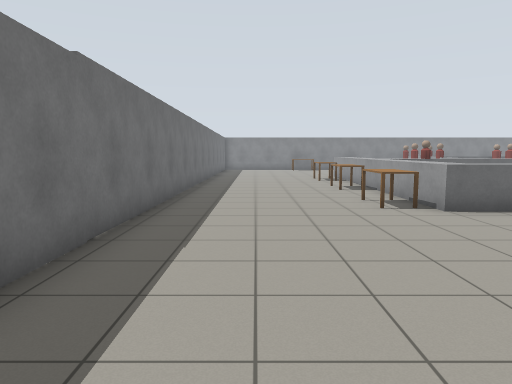
[1] (above)

17 first-person views from a walk through a robot-simulator world made for Gazebo. The camera is 1.2 m above the floor, tilts 6° down and sees 70° across. The floor is counted in squares, 1 m on a side. Each view is taken from the middle of a square. On the plan, view 1 faces up. The plan holds only what a view shows up to about 14 squares ahead; the rest is blank. The place goes on beyond the plan. Some stock models are drawn as simple stand-ins.

[2]
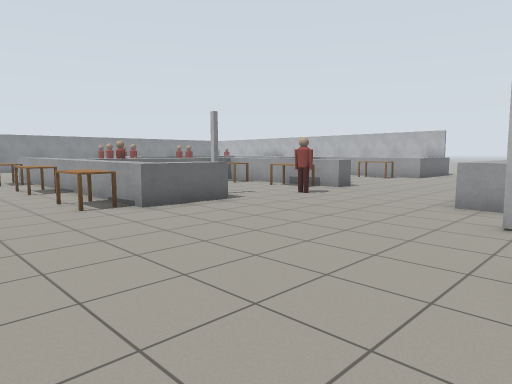

[3]
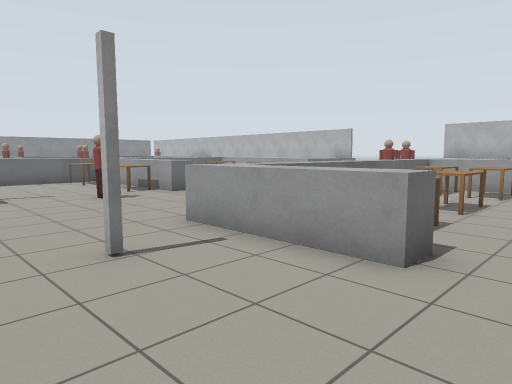

[4]
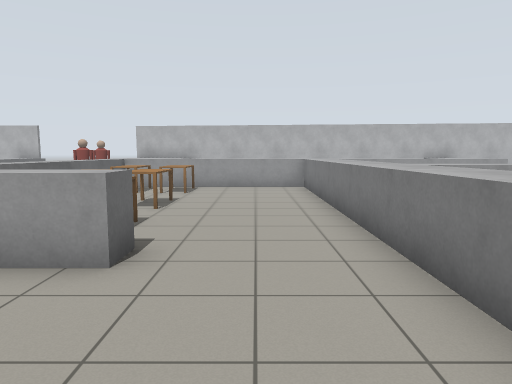

[5]
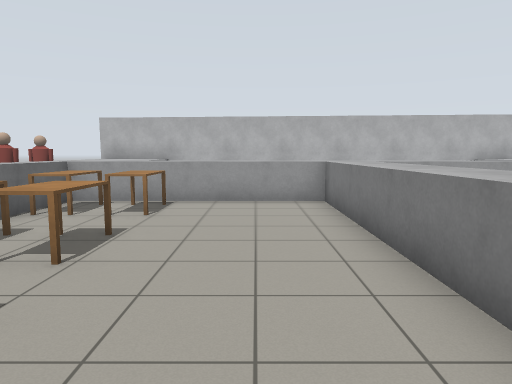

[6]
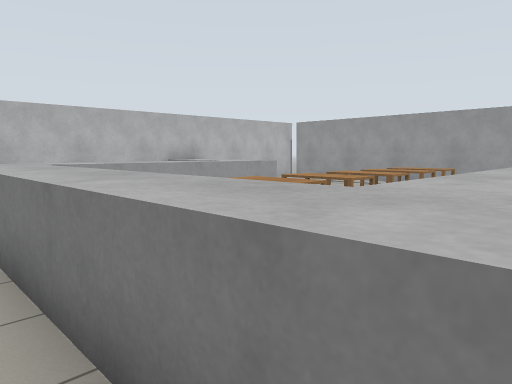

[7]
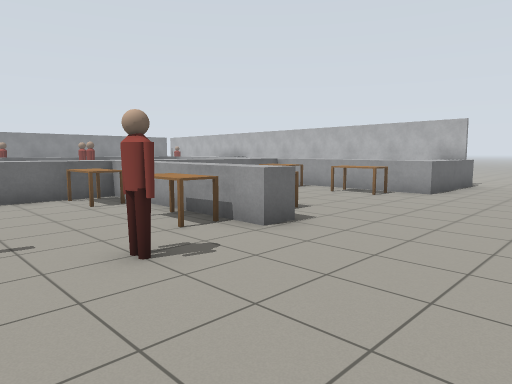

[8]
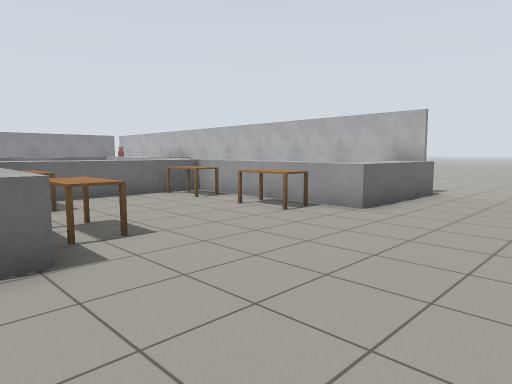

[9]
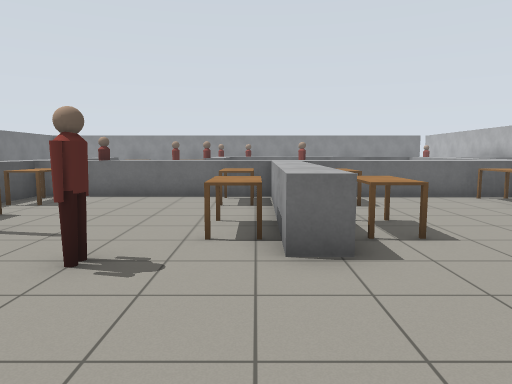

[10]
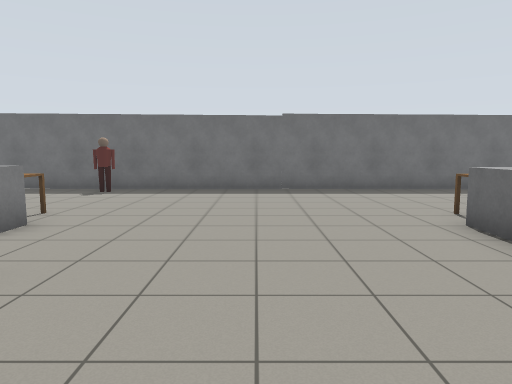

[11]
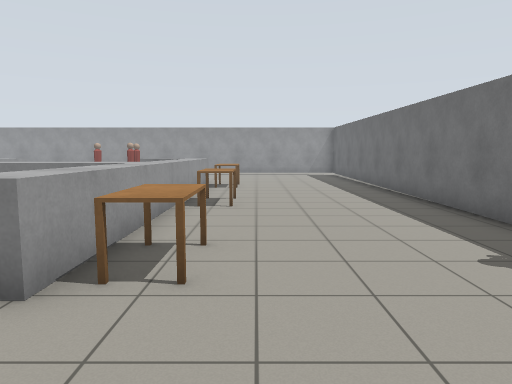

[12]
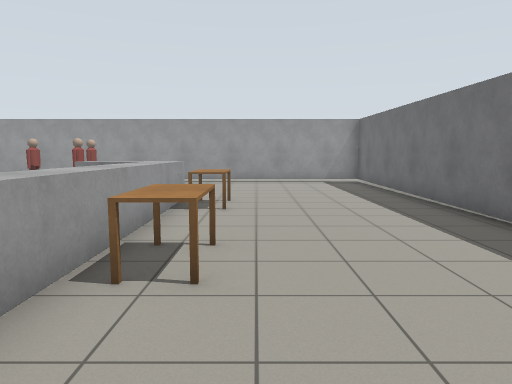

[13]
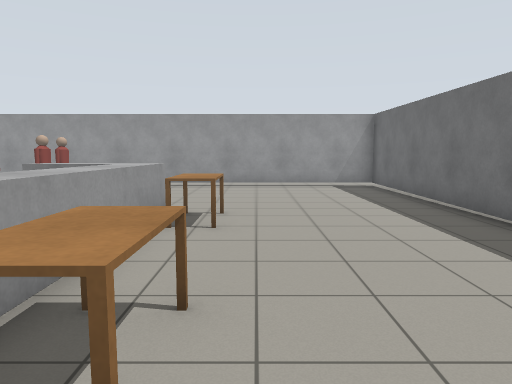

[14]
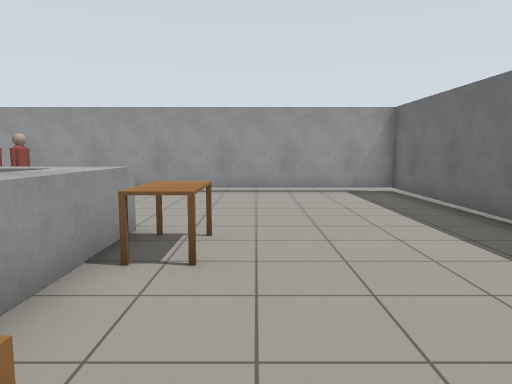

[15]
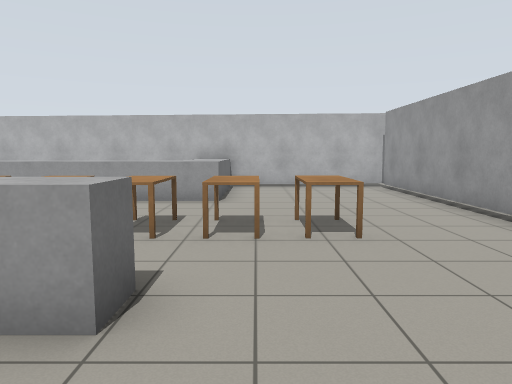

[16]
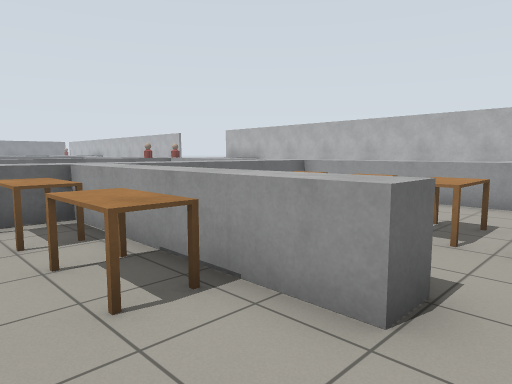

[17]
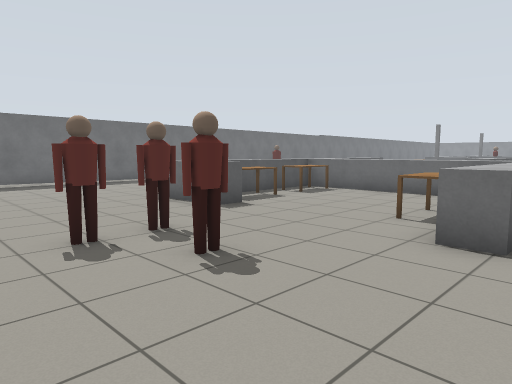

### Floor plan
Points are (right, up) in squares from view 1. A wall is a line through its corners. A room is listed if a view was taken in it or the views show most of it. See-through windows are left out.
Room 1 (views 1, 2, 3, 4, 5, 6, 7, 8, 9, 10, 11, 12, 13, 14, 15, 16, 17)
walls: (9.5, -1.5) (8.7, -1.5) (8.7, 2.6); (4.8, -4.7) (18.2, -4.7); (11.3, -8.6) (11.3, -5.9) (4.7, -5.9); (12.1, -11.9) (11.3, -11.9) (11.3, -10.4); (18.2, 1.7) (9.9, 1.7); (3.9, -11.7) (3.9, 0.1) (4.6, 0.1); (18.2, -11.9) (18.2, -5.9) (12.4, -5.9); (-2.3, -1.5) (-2.3, -17.5) (11.5, -17.5); (13.4, -17.5) (21.9, -17.5); (22.4, 7) (18.2, 7.1); (22.2, -17.7) (22.2, 2.6); (-2.3, 14) (-2.3, -0.5)
low walls: (4.7, -5.9) (4.7, -8.6); (18.2, -4.7) (18.2, 1.7); (4.7, -10.9) (6.4, -10.9) (6.4, -11.6); (5.4, -11.7) (4.4, -11.7); (12.3, 7.1) (11.3, 7.2); (6.5, 7.5) (3.9, 7.5) (3.9, 14.5); (11.3, 9.4) (11.3, 11.2); (18.2, 7.1) (18.2, 13.1) (12.4, 13.1); (21.9, -11.9) (18.2, -11.9); (11.3, 13.2) (4.8, 13.3) (4.8, 11.8)
objects: person (-2, -1) to (-1, -1); table (3, -11) to (3, -10); table (3, -7) to (3, -6); table (3, -2) to (3, -1); table (3, 8) to (3, 9); table (3, 12) to (3, 13); table (5, -10) to (6, -9); table (5, -8) to (6, -7); other object (6, 9) to (6, 10); table (6, 12); person (8, -15); person (8, -14); person (9, -14); person (9, 7); table (10, -10) to (11, -9); table (10, -8) to (11, -7); table (10, -1) to (11, 0); table (10, 12) to (11, 12); table (11, 8) to (11, 9); table (13, -1) to (14, 0); table (13, 1) to (14, 1); table (13, 8) to (13, 9); table (13, 12); table (14, -14) to (15, -14); table (14, -13) to (15, -13); table (14, -11) to (15, -11); table (14, -10) to (15, -10); table (14, -8) to (15, -8); table (16, -1) to (17, 0); table (16, 1) to (17, 1); table (17, 8) to (17, 9); table (17, 12) to (18, 12); person (18, 3); person (19, 3)

Where each view was taken, in squares from view 1:
view 1: 0 up, 0 right, facing up
view 2: 0 up, 0 right, facing up-right
view 3: 3 down, 5 right, facing up-right
view 4: 3 down, 5 right, facing right
view 5: 3 down, 9 right, facing right
view 6: 4 down, 11 right, facing down-right
view 7: 3 up, 7 right, facing up-right
view 8: 3 up, 11 right, facing up-right
view 9: 3 up, 11 right, facing up
view 10: 4 up, 10 right, facing left
view 11: 3 up, 2 right, facing down
view 12: 2 down, 2 right, facing down
view 13: 4 down, 2 right, facing down
view 14: 6 down, 2 right, facing down
view 15: 13 down, 9 right, facing right
view 16: 13 down, 9 right, facing up-right
view 17: 17 down, 13 right, facing up-left
